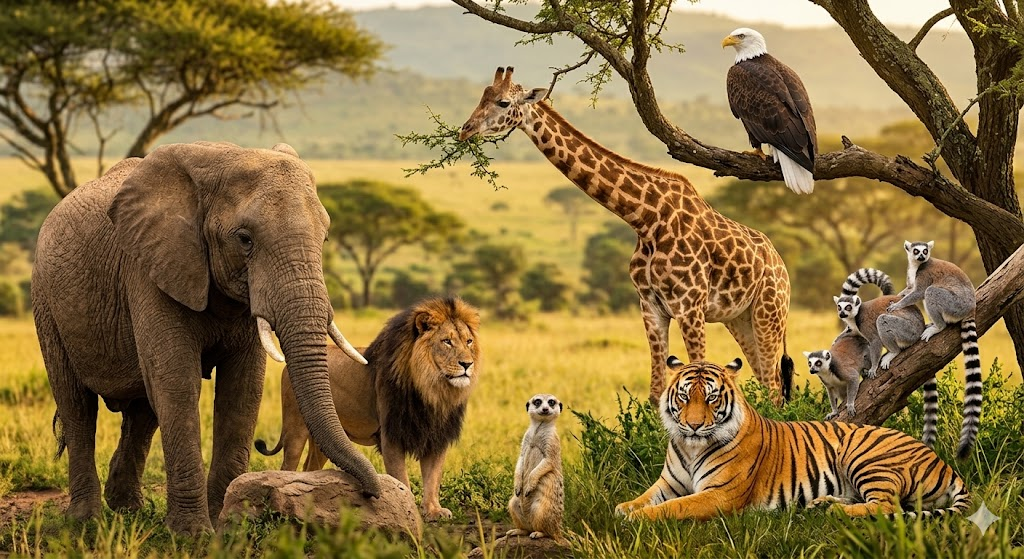
#> input picture test1.jpg, 1024 x 559 px, found by its file name
$ jupyter execute task6.ipynb
#> lines starting #> are read from the running program, lines starting #| are printed output that depends on the picture; after the words box and inside, x2 and y2 are one past the last pixel; in counts of white or black regions, pixels touching at a corner belong together
#> further down, a is the input picture: shape (559, 1024, 3); mean B, G, R 62, 110.7, 134.9
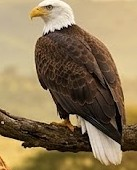
#> input picture test2.jpg, 137 x 170 px, found by its file name
#> further down, b is the input picture: shape (170, 137, 3); mean B, G, R 88.2, 121.4, 141.8
[cell 1]
import cv2
import numpy as np
import matplotlib.pyplot as plt
import random

[cell 2]
def detect_and_match_features(img1, img2):
    sift = cv2.SIFT_create()
    kp1, des1 = sift.detectAndCompute(img1, None)
#> kp1 = 6135 keypoints; strongest (x, y, size): (552, 403, 4.8), (528, 405, 2.7), (537, 402, 5.3), (974, 333, 3.1)
    kp2, des2 = sift.detectAndCompute(img2, None)
#> kp2 = 122 keypoints; strongest (x, y, size): (83, 131, 2.3), (22, 142, 1.8), (71, 116, 2.6), (49, 7, 4)
    if des1 is None or des2 is None:
        return 0, None, None
    bf = cv2.BFMatcher()
    matches = bf.knnMatch(des1, des2, k=2)
#> matches = 6135 matches
    good = []
    for m, n in matches:
        if m.distance < 0.7 * n.distance:
            good.append(m)
#> after the loop, good = 128 matches
    if len(good) > 10:
        img1_out = img1.copy()
        img2_out = img2.copy()
        if len(img1_out.shape) == 2:
            img1_out = cv2.cvtColor(img1_out, cv2.COLOR_GRAY2BGR)
        if len(img2_out.shape) == 2:
            img2_out = cv2.cvtColor(img2_out, cv2.COLOR_GRAY2BGR)

        for m in good:
            pt1 = tuple(map(int, kp1[m.queryIdx].pt))
            pt2 = tuple(map(int, kp2[m.trainIdx].pt))
            color = (random.randint(0,255),random.randint(0,255),random.randint(0,255))
            cv2.circle(img1_out, pt1, 3, color, -1)
            cv2.circle(img2_out, pt2, 3, color, -1)
#> this loop made 128 passes
#> (pt1, pt2, color) on passes 1 to 12: ((34, 328), (118, 71), (197, 215, 20)), ((105, 319), (94, 75), (132, 248, 207)), ((113, 410), (99, 54), (155, 244, 183)), ((132, 239), (94, 75), (111, 71, 144)), ((191, 502), (94, 75), (71, 48, 128)), ((303, 355), (94, 75), (75, 158, 50)), ((307, 345), (94, 75), (37, 169, 241)), ((311, 345), (94, 75), (51, 181, 222)), ((312, 366), (94, 75), (161, 104, 244)), ((316, 345), (94, 75), (226, 133, 31)), ((498, 554), (94, 75), (7, 47, 204)), ((547, 259), (28, 67), (0, 252, 170))
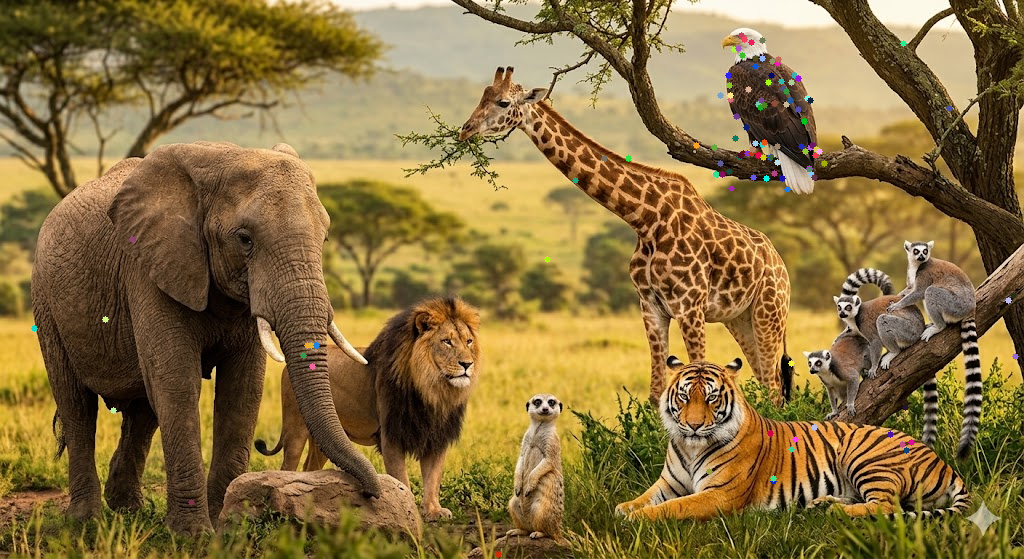
#> img1_out: shape (559, 1024, 3); 0.55% of pixels changed, all inside (x1, y1, x2, y2) = (31, 32, 1019, 558)
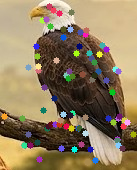
#> img2_out: shape (170, 137, 3); 9.54% of pixels changed, all inside (x1, y1, x2, y2) = (1, 3, 137, 166)

        return 1, img1_out, img2_out

    else:
        return 0, None, None

[cell 3]
a = cv2.imread(r"D:\computer vision\test1.jpg")
b = cv2.imread(r"D:\computer vision\test2.jpg")
B,x,y=detect_and_match_features(a,b)
#> B = 1
if(B==1):
    plt.figure(figsize=(12, 5))
    plt.subplot(1, 2, 1)
    plt.imshow(cv2.cvtColor(x, cv2.COLOR_BGR2RGB))
    plt.axis('off')
    plt.gca().set_aspect('auto')
    plt.subplot(1, 2, 2)
    plt.imshow(cv2.cvtColor(y, cv2.COLOR_BGR2RGB))
    plt.axis('off')
    plt.gca().set_aspect('auto')
    plt.suptitle("there is an object",fontsize=16)
    plt.tight_layout()
else:
    plt.figure(figsize=(12, 5))
    plt.subplot(1, 2, 1)
    plt.imshow(cv2.cvtColor(a, cv2.COLOR_BGR2RGB))
    plt.axis('off')
    plt.gca().set_aspect('auto')
    plt.subplot(1, 2, 2)
    plt.imshow(cv2.cvtColor(b, cv2.COLOR_BGR2RGB))
    plt.axis('off')
    plt.gca().set_aspect('auto')
    plt.suptitle("there is no common object",fontsize=16)
    plt.tight_layout()
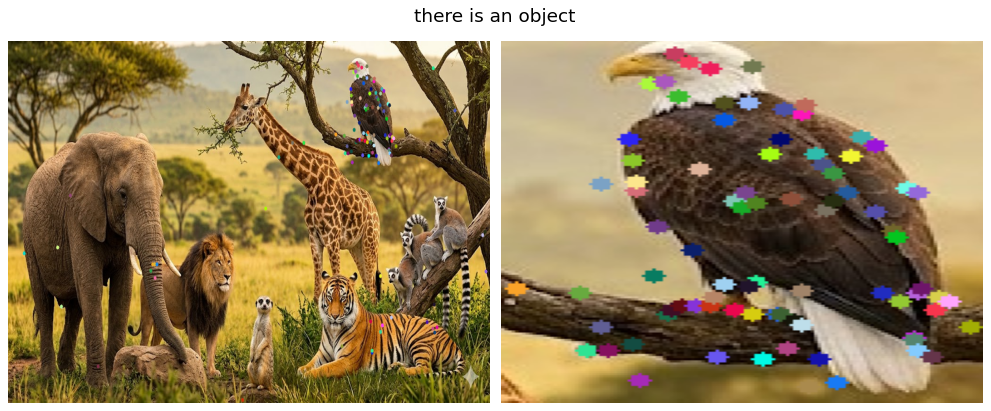
#> figure drawn by matplotlib, 2 panels
